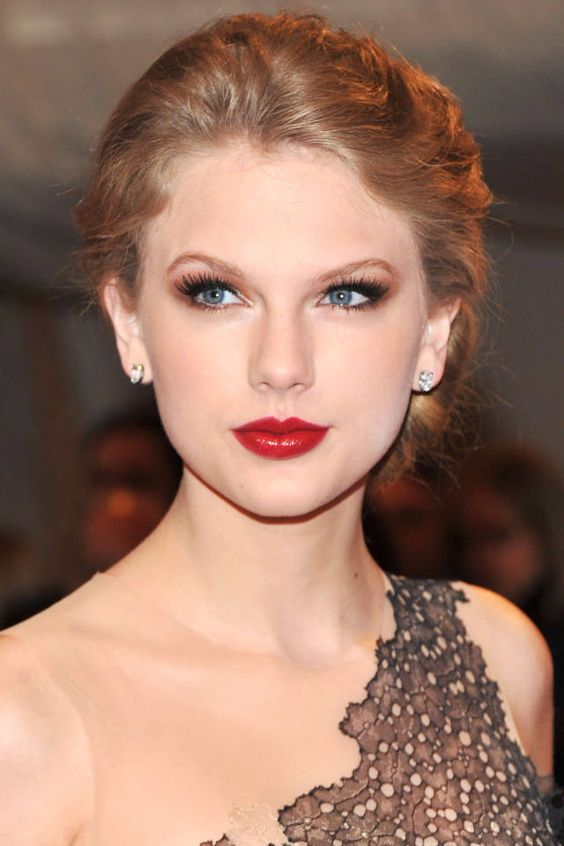
#> input picture dataset/taylorswift_1.jpg, 564 x 846 px
$ jupyter execute --allow-errors skincolor_transfer.ipynb
#> lines starting #> are read from the running program, lines starting #| are printed output that depends on the picture; after the words box and inside, x2 and y2 are one past the last pixel; in counts of white or black regions, pixels touching at a corner belong together
[cell 1]
from mtcnn import MTCNN
from PIL import Image
import cv2
from matplotlib.pyplot import imshow

import numpy as np
import cv2
from sklearn.cluster import KMeans
from collections import Counter
import imutils
import pprint
from matplotlib import pyplot as plt

[cell 2]
def crop_face(path, export):
#> called with path = 'dataset/taylorswift_1.jpg', export = 'output_1.jpg'
    image = cv2.cvtColor(cv2.imread(path), cv2.COLOR_BGR2RGB)
    detector = MTCNN()
    result = detector.detect_faces(image)
    bounding_box = result[0]['box']
    keypoints = result[0]['keypoints']

    pil_im = Image.open(path)

    crop_im = pil_im.crop((bounding_box[0], bounding_box[1],bounding_box[0]+ bounding_box[2], bounding_box[1] + bounding_box[3] ))
    crop_im.save(export)
def extractSkin(image):
  # Taking a copy of the image
  img =  image.copy()
  # Converting from BGR Colours Space to HSV
  img =  cv2.cvtColor(img,cv2.COLOR_BGR2HSV)

  # Defining HSV Threadholds
  lower_threshold = np.array([0, 48, 80], dtype=np.uint8)
  upper_threshold = np.array([20, 255, 255], dtype=np.uint8)

  # Single Channel mask,denoting presence of colours in the about threshold
  skinMask = cv2.inRange(img,lower_threshold,upper_threshold)

  # Cleaning up mask using Gaussian Filter
  skinMask = cv2.GaussianBlur(skinMask,(3,3),0)

  # Extracting skin from the threshold mask
  skin = cv2.bitwise_and(img,img,mask=skinMask)

  # Return the Skin image
  return cv2.cvtColor(skin,cv2.COLOR_HSV2BGR)

def removeBlack(estimator_labels, estimator_cluster):


  # Check for black
  hasBlack = False

  # Get the total number of occurance for each color
  occurance_counter = Counter(estimator_labels)


  # Quick lambda function to compare to lists
  compare = lambda x, y: Counter(x) == Counter(y)

  # Loop through the most common occuring color
  for x in occurance_counter.most_common(len(estimator_cluster)):

    # Quick List comprehension to convert each of RBG Numbers to int
    color = [int(i) for i in estimator_cluster[x[0]].tolist() ]


    # Check if the color is [0,0,0] that if it is black
    if compare(color , [0,0,0]) == True:
      # delete the occurance
      del occurance_counter[x[0]]
      # remove the cluster
      hasBlack = True
      estimator_cluster = np.delete(estimator_cluster,x[0],0)
      break


  return (occurance_counter,estimator_cluster,hasBlack)

def getColorInformation(estimator_labels, estimator_cluster,hasThresholding=False):

  # Variable to keep count of the occurance of each color predicted
  occurance_counter = None

  # Output list variable to return
  colorInformation = []


  #Check for Black
  hasBlack =False

  # If a mask has be applied, remove th black
  if hasThresholding == True:

    (occurance,cluster,black) = removeBlack(estimator_labels,estimator_cluster)
    occurance_counter =  occurance
    estimator_cluster = cluster
    hasBlack = black

  else:
    occurance_counter = Counter(estimator_labels)

  # Get the total sum of all the predicted occurances
  totalOccurance = sum(occurance_counter.values())


  # Loop through all the predicted colors
  for x in occurance_counter.most_common(len(estimator_cluster)):

    index = (int(x[0]))

    # Quick fix for index out of bound when there is no threshold
    index =  (index-1) if ((hasThresholding & hasBlack)& (int(index) !=0)) else index

    # Get the color number into a list
    color = estimator_cluster[index].tolist()

    # Get the percentage of each color
    color_percentage= (x[1]/totalOccurance)

    #make the dictionay of the information
    colorInfo = {"cluster_index":index , "color": color , "color_percentage" : color_percentage }

    # Add the dictionary to the list
    colorInformation.append(colorInfo)


  return colorInformation

def extractDominantColor(image,number_of_colors=5,hasThresholding=False):

  # Quick Fix Increase cluster counter to neglect the black(Read Article)
  if hasThresholding == True:
    number_of_colors +=1

  # Taking Copy of the image
  img = image.copy()

  # Convert Image into RGB Colours Space
  img = cv2.cvtColor(img,cv2.COLOR_BGR2RGB)

  # Reshape Image
  img = img.reshape((img.shape[0]*img.shape[1]) , 3)

  #Initiate KMeans Object
  estimator = KMeans(n_clusters=number_of_colors, random_state=0)

  # Fit the image
  estimator.fit(img)

  # Get Colour Information
  colorInformation = getColorInformation(estimator.labels_,estimator.cluster_centers_,hasThresholding)
  return colorInformation


def plotColorBar(colorInformation):
  #Create a 500x100 black image
  color_bar = np.zeros((100,500,3), dtype="uint8")

  top_x = 0
  for x in colorInformation:
    bottom_x = top_x + (x["color_percentage"] * color_bar.shape[1])

    color = tuple(map(int,(x['color'])))

    cv2.rectangle(color_bar , (int(top_x),0) , (int(bottom_x),color_bar.shape[0]) ,color , -1)
    top_x = bottom_x
  return color_bar

def prety_print_data(color_info):
  for x in color_info:
    print(pprint.pformat(x))
    print()

[cell 3]
im1 = "dataset/taylorswift_1.jpg"
im2 = "dataset/idriselba_1.jpg"
source = "output_1.jpg"
dest = "output_2.jpg"
crop_face(im1, source)
#> (the call stopped at in crop_face, `detector = MTCNN()`: mtcnn is not available in this run)
#> (the rest of this cell did not finish here and is left out)


[cell 4]
source_im=cv2.imread("output_1.jpg")
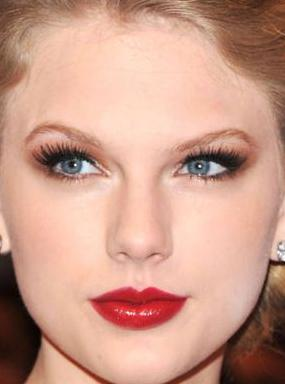
#> input picture output_1.jpg, 285 x 384 px
#> source_im is the input picture: shape (384, 285, 3); mean B, G, R 138, 155.9, 202.7
# Resize image to a width of 250
source_im = imutils.resize(source_im,width=250)
#> source_im: shape (336, 250, 3)
source_skin = extractSkin(source_im)
#> in extractSkin, `img =  cv2.cvtColor(img,cv2.COLOR_BGR2HSV)`: img: shape (336, 250, 3); mean H, S, V 13.7, 89.9, 202.8
#> in extractSkin, `skinMask = cv2.inRange(img,lower_threshold,upper_threshold)`:
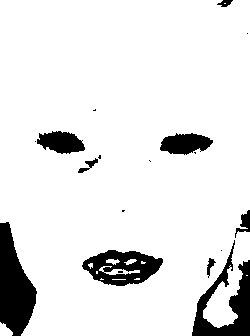
#> skinMask: shape (336, 250); 89.9% white; 18 black regions (9 under 20 px), largest, box (x1, y1, x2, y2) and area: (0, 222, 37, 336) 2620, (192, 240, 250, 336) 2081, (82, 250, 163, 286) 1732
#> in extractSkin, `skinMask = cv2.GaussianBlur(skinMask,(3,3),0)`:
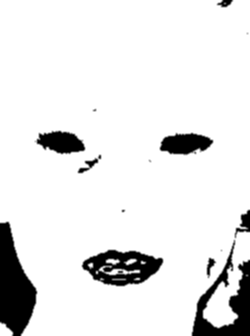
#> skinMask: shape (336, 250); min 0, max 255, mean 229.3
#> in extractSkin, `skin = cv2.bitwise_and(img,img,mask=skinMask)`: skin: shape (336, 250, 3); mean H, S, V 9.5, 78.2, 196.3
#> in extractSkin, `return cv2.cvtColor(skin,cv2.COLOR_HSV2BGR)`:
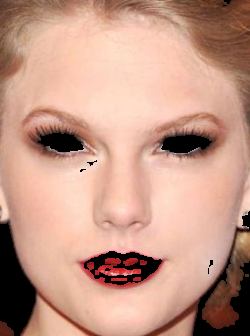
#> returned value: shape (336, 250, 3); mean B, G, R 134.6, 152.3, 196.3

dest_im=cv2.imread("output_2.jpg")
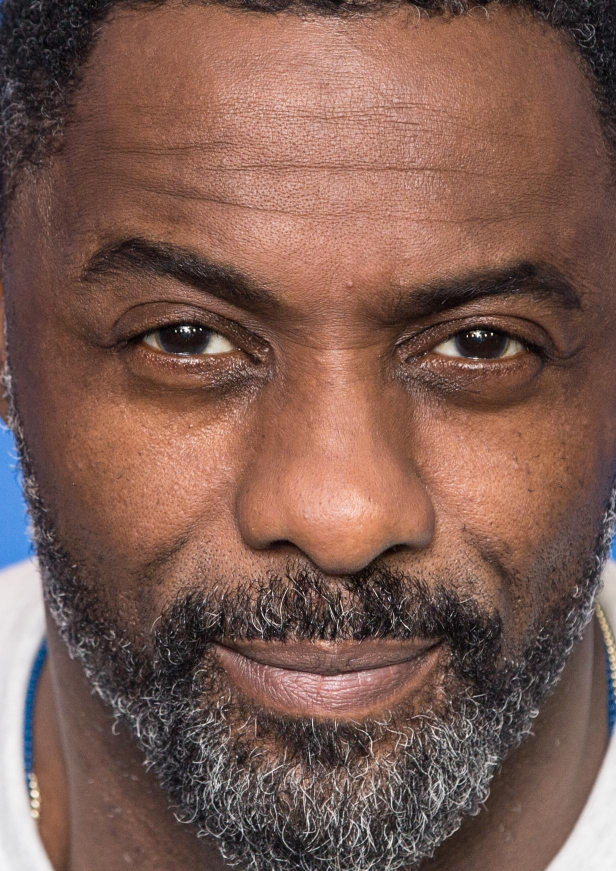
#> input picture output_2.jpg, 1232 x 1741 px (shown at 1/2 size)
#> dest_im is the input picture: shape (1741, 1232, 3); mean B, G, R 82.1, 92.4, 125.3
# Resize image to a width of 250
dest_im = imutils.resize(dest_im,width=250)
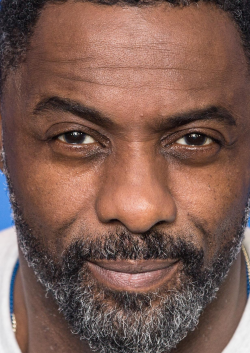
#> dest_im: shape (353, 250, 3); mean B, G, R 82.1, 92.4, 125.3
dest_skin = extractSkin(dest_im)
#> in extractSkin (call 2), `img =  cv2.cvtColor(img,cv2.COLOR_BGR2HSV)`: img: shape (353, 250, 3); mean H, S, V 29.4, 89, 126.6
#> in extractSkin (call 2), `skinMask = cv2.inRange(img,lower_threshold,upper_threshold)`:
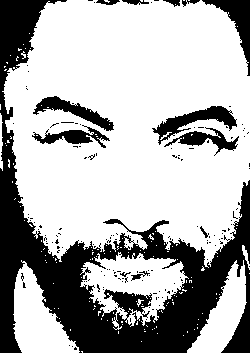
#> skinMask: shape (353, 250); 68.6% white; 159 black regions (146 under 20 px), largest, box (x1, y1, x2, y2) and area: (0, 0, 250, 353) 22566, (152, 106, 237, 145) 1064, (202, 0, 250, 76) 1041
#> in extractSkin (call 2), `skinMask = cv2.GaussianBlur(skinMask,(3,3),0)`:
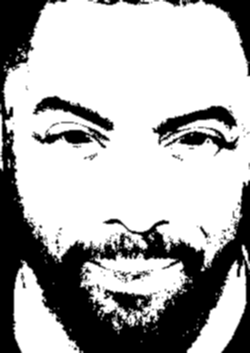
#> skinMask: shape (353, 250); min 0, max 255, mean 175.1
#> in extractSkin (call 2), `skin = cv2.bitwise_and(img,img,mask=skinMask)`: skin: shape (353, 250, 3); mean H, S, V 7.6, 78.4, 105
#> in extractSkin (call 2), `return cv2.cvtColor(skin,cv2.COLOR_HSV2BGR)`:
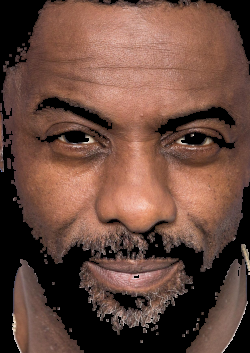
#> returned value: shape (353, 250, 3); mean B, G, R 61.8, 73, 105

# Find the dominant color. Default is 1 , pass the parameter 'number_of_colors=N' where N is the specified number of colors
dominantColors_source = extractDominantColor(source_skin,hasThresholding=True, number_of_colors=4)
#> dominantColors_source = 5 items
dominantColors_dest = extractDominantColor(dest_skin,hasThresholding=True, number_of_colors=4)
#> dominantColors_dest = 4 items

dest_rgb = []
for c in dominantColors_dest:
    rgb = (int(c['color'][2]), int(c['color'][1]), int(c['color'][0]))
    dest_rgb.append(rgb)
#> this loop made 4 passes
#> rgb on passes 1 to 4: (74, 89, 129), (126, 146, 203), (95, 116, 171), (126, 146, 203)
#> after the loop, dest_rgb = [(74, 89, 129), (126, 146, 203), (95, 116, 171), (126, 146, 203)]


source_rgb = []
for c in dominantColors_source:
    rgb = (int(c['color'][2]), int(c['color'][1]), int(c['color'][0]))
    source_rgb.append(rgb)
#> this loop made 5 passes
#> rgb on passes 1 to 5: (182, 202, 248), (152, 172, 220), (108, 127, 179), (51, 67, 118), (0, 0, 1)
#> after the loop, source_rgb = [(182, 202, 248), (152, 172, 220), (108, 127, 179), (51, 67, 118), (0, 0, 1)]

print(len(source_rgb))
#| 5
print(len(dest_rgb))
#| 4

[cell 5]
match = 50


final = dest_im.copy()
for x in range(len(dest_rgb)):
    print("source: ", source_rgb[x])
    print("dest: ", dest_rgb[x])
    for i, row in enumerate(final):
      # get the pixel values by iterating
        for j, pixel in enumerate(final):

            if( i < 353 and j < 250):
                rgb_compare = (final[i][j][0], final[i][j][1], final[i][j][2])
                diff1 = rgb_compare[0] - dest_rgb[x][0]
                diff2 = rgb_compare[1] - dest_rgb[x][1]
                diff3 = rgb_compare[2] - dest_rgb[x][2]
                # [8 lines of commented-out code are left out]
                if((abs(diff1) < match) and (abs(diff2) < match) and (abs(diff3) < match)):
                    final[i][j] = source_rgb[x]
#> this loop made 4 passes
#| source:  (182, 202, 248)
#| dest:  (74, 89, 129)
#| source:  (152, 172, 220)
#| dest:  (126, 146, 203)
#| source:  (108, 127, 179)
#| dest:  (95, 116, 171)
#| source:  (51, 67, 118)
#| dest:  (126, 146, 203)
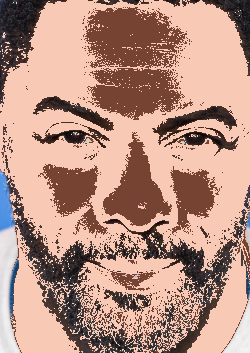
#> final: shape (353, 250, 3); mean B, G, R 130.7, 144.6, 182.1
#                 picture.putpixel((x,y), source_rgb[x])

plt.imshow(cv2.cvtColor(final,cv2.COLOR_BGR2RGB))
plt.show()

# showcase=cv2.imread("output_2.jpg")
plt.imshow(cv2.cvtColor(dest_skin,cv2.COLOR_BGR2RGB))
plt.show()
